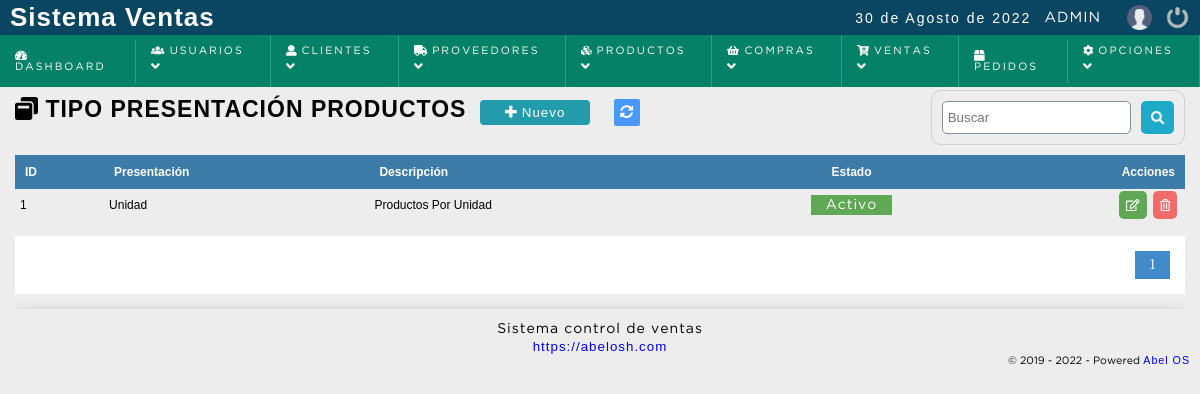
Screenshot of /sistema/presentacion/presentaciones.php (signed in) with the database file from the repository.
### tables this page shows
CREATE TABLE IF NOT EXISTS `presentacion_producto` (
  `id_presentacion` bigint(20) NOT NULL AUTO_INCREMENT,
  `presentacion` varchar(255) NOT NULL,
  `descripcion` text NOT NULL,
  `dateadd` datetime NOT NULL DEFAULT CURRENT_TIMESTAMP,
  `usuarioid` bigint(20) NOT NULL,
  `estatus` int(11) NOT NULL DEFAULT '1',
  PRIMARY KEY (`id_presentacion`)
);

### sistema/includes/functions.php (called while the page is built, shortened)
<?php
	function decrypt($string, $key) {
	   $result = '';
	   $string = base64_decode($string);
	   for($i=0; $i<strlen($string); $i++) {
	      $char = substr($string, $i, 1);
	      $keychar = substr($key, ($i % strlen($key))-1, 1);
	      $char = chr(ord($char)-ord($keychar));
	      $result.=$char;
	   }
	   return $result;
	}
 ?>

### sistema/presentacion/presentaciones.php (the view, shortened to what this page needs)
<?php
	include "../../conexion.php";
	$sql_registe = mysqli_query($conection,"SELECT COUNT(*) as total_registro FROM presentacion_producto WHERE estatus != 10 ");
	$result_register = mysqli_fetch_array($sql_registe);
	$total_registro = $result_register['total_registro'];
	$por_pagina = 150;
	if(empty($_GET['pagina']))
	{
		$pagina = 1;
	}else{
		$pagina = $_GET['pagina'];
	}
	$desde = ($pagina-1) * $por_pagina;
	$total_paginas = ceil($total_registro / $por_pagina);
	$query = mysqli_query($conection,"SELECT * FROM presentacion_producto WHERE estatus != 10 ORDER BY id_presentacion ASC LIMIT $desde,$por_pagina
		");
 ?>
<!DOCTYPE html>
<html lang="en">
<head>
	<?php include "../includes/scripts.php"; ?>
</head>
<body>
	<?php include "../includes/header.php"; ?>
	<section id="container">
		<h1> <i class="fas fa-window-restore"></i> Tipo presentación productos</h1>
		<a href="#" class="btn_new btnNewPresentacion"><i class="fas fa-plus"></i> Nuevo </a>
		<a href="index.php" class="btnRefresh"><i class="fas fa-sync-alt" title="Actualizar"></i></a>
		<form action="buscar_presentacion.php" method="get" class="form_search">
			<input type="text" name="busqueda" id="busqueda" placeholder="Buscar">
			<button type="submit" class="btn_search"><i class="fas fa-search"></i></button>
		</form>
	<div class="containerTable">
		<table>
			<tr>
				<th>ID</th>
				<th>Presentación</th>
				<th>Descripción</th>
				<th class="textcenter">Estado</th>
				<th class="textright">Acciones</th>
			</tr>
		<?php
			if($result > 0){
				while ($data = mysqli_fetch_array($query)) {
					if($data["estatus"] == 1){
						$estatus = '<span title="Desactivar Marca" class="pagada activeUser" estado="'.$data["estatus"].'" onclick="modalActivePresentacion('.$data["id_presentacion"].');">Activo</span>';
					}else{
						$estatus = '<span title="Activar Marca" class="anulada activeUser" estado="'.$data["estatus"].'" onclick="modalActivePresentacion('.$data["id_presentacion"].');">Inactivo</span>';
					}
			?>
				<tr id="item_<?php echo $data["id_presentacion"]; ?>" >
					<td><?php echo $data["id_presentacion"]; ?></td>
					<td class="rowPresentacion"><?php echo $data["presentacion"]; ?></td>
					<td class="rowDescripcion"><?php echo $data["descripcion"]; ?></td>
					<td class="rowEstado textcenter"><?php echo $estatus; ?></td>
					<td class="textright">
						<div class="div_acciones">
							<div>
								<a class="btn_edit btnEditPresentacion" href="#"><i class="far fa-edit"></i> </a>
							</div>
							<div>
								<a class="btn_del btnDelPresentacion" href="#" title="Eliminar"><i class="far fa-trash-alt"></i></a>
							</div>
						</div>
					</td>
				</tr>
		<?php
				}
			}else{
				echo '<tr><td colspan="5" align="center"><p><strong>No hay datos para mostrar</strong></p></td></tr>';
			}
		 ?>
		</table>
	</div>
<?php
	if($total_registro != 0)
	{
 ?>
		<div class="paginador">
			<ul>
			<?php
				for ($i=1; $i <= $total_paginas; $i++) {
					if($i == $pagina)
					{
						echo '<li class="pageSelected">'.$i.'</li>';
					}else{
						echo '<li><a href="?pagina='.$i.'">'.$i.'</a></li>';
					}
				}
			 ?>
			</ul>
		</div>
<?php } ?>
	</section>
	<?php include "../includes/footer.php"; ?>
</body>
</html>

### sistema/css/style.css (style rules this page uses)
* { margin: 0; padding: 0; box-sizing: border-box; }
body { background: #ededed; }
h1, h2, h3, h4, h5, h6 { font-family: 'arial'; font-weight: bold; letter-spacing: 1px; }
h1 { font-size: 26px; }
a { text-decoration: none; font-family: arial; letter-spacing: 1px; }
span { font-family: 'GothamBook'; letter-spacing: 1px; font-size: 14px; line-height: 20px; }
#container { padding: 90px 15px 15px; }
form { background: #FFF; margin: auto; padding: 20px 43px; border: 1px solid #d1d1d1; }
input,select,textarea { display: block; width: 100%; font-size: 10pt; padding: 5px; border: 1px solid #85929e; border-radius: 5px; }
.btnRefresh { margin-left: 10px; color: #FFF; font-size: 10pt; background:#4898ff; padding: 6px; border-radius: 2px; }
#container h1 { font-size: 23px; text-transform: uppercase; display: inline-block; }
.btn_new { display: inline-block; background: #239baa; color: #FFF; padding: 5px 25px; border-radius: 4px; border: 0; margin: 10px; cursor: pointer; font-size: 10pt; }
table { border-collapse: collapse; font-size: 9pt; font-family: 'arial'; width: 100%; }
table th { text-align: left; padding: 10px; background: #3d7ba8; color: #FFF; }
table tr:nth-child(odd) { background: #FFF; }
table td { padding: 2px 5px; }
.activeUser { cursor: pointer; }
.paginador ul { padding: 15px; list-style: none; background: #FFF; margin-top: 15px; display: -webkit-flex; display: -moz-flex; display: -ms-flex; display: -o-flex; display: flex; justify-content: flex-end; }
.paginador a, .pageSelected { color: #428bca; border: 1px solid #ddd; padding: 5px; display: inline-block; font-size: 14px; text-align: center; width: 35px; }
.pageSelected { color: #FFF; background: #428bca; border: 1px solid #428bca; }
.form_search { display: -webkit-flex; display: -moz-flex; display: -ms-flex; display: -o-flex; display: flex; float: right; background: initial; padding: 10px; border-radius: 10px; margin-bottom: 10px; }
.form_search .btn_search { background: #1faac8; color: #FFF; padding: 10px; border: 0; cursor: pointer; margin-left: 10px; display: -webkit-flex; display: -moz-flex; display: -ms-flex; display: -o-flex; display: flex; border-radius: 5px; }
.textright { text-align: right; }
.textcenter { text-align: center; }
.pagada, .anulada, .reserva { color: #FFF; background: #60a756; text-align: center; padding: 4px 15px; width: 100%; }
.div_acciones { display: -webkit-flex; display: -moz-flex; display: -ms-flex; display: -o-flex; display: flex; justify-content: flex-end; }
.btn_view, .btn_edit, .btn_del, .btn_add, .btn_sendEmail, .btn_print { background-color: #1faac8; border: 0; border-radius: 5px; cursor: pointer; padding: 7px; margin: 0 3px; color: #FFF; }
.div_acciones .btn_view, .div_acciones .btn_edit, .div_acciones .btn_del, .btn_add { display: block; }
.btn_edit { background-color: #60a756; }
.btn_del { background-color: #f26b6b; }

### rows the page displays
presentacion_producto: id_presentacion "1", presentacion "Unidad", descripcion "Productos Por Unidad"

### other values shown
fechaC() "30 de Agosto de 2022"
$_SESSION['user'] "ADMIN"
WEB_EMPRESA "https://abelosh.com"
